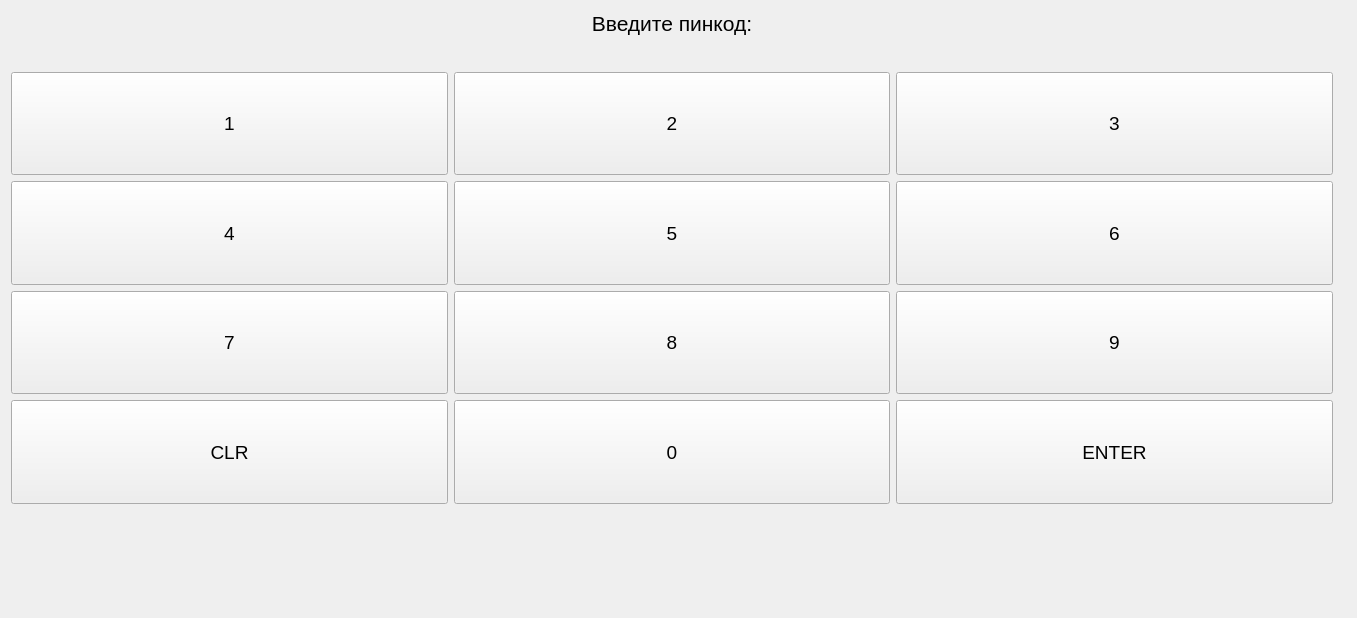
<?xml version="1.0" encoding="UTF-8"?>
<ui version="4.0">
 <class>PinCodeForm</class>
 <widget class="QWidget" name="PinCodeForm">
  <property name="geometry">
   <rect>
    <x>0</x>
    <y>0</y>
    <width>1357</width>
    <height>618</height>
   </rect>
  </property>
  <property name="windowTitle">
   <string>Form</string>
  </property>
  <layout class="QHBoxLayout" name="horizontalLayout">
   <item>
    <layout class="QGridLayout" name="gridLayout" rowstretch="0,0,0,0,0,0,0">
     <item row="1" column="0" colspan="3">
      <widget class="QLabel" name="pincode_label">
       <property name="sizePolicy">
        <sizepolicy hsizetype="Expanding" vsizetype="Maximum">
         <horstretch>0</horstretch>
         <verstretch>0</verstretch>
        </sizepolicy>
       </property>
       <property name="font">
        <font>
         <family>Arial</family>
         <pointsize>16</pointsize>
        </font>
       </property>
       <property name="text">
        <string/>
       </property>
       <property name="alignment">
        <set>Qt::AlignCenter</set>
       </property>
      </widget>
     </item>
     <item row="4" column="1">
      <widget class="QPushButton" name="pin_btn_8">
       <property name="sizePolicy">
        <sizepolicy hsizetype="Expanding" vsizetype="Expanding">
         <horstretch>0</horstretch>
         <verstretch>0</verstretch>
        </sizepolicy>
       </property>
       <property name="font">
        <font>
         <family>Arial</family>
         <pointsize>14</pointsize>
        </font>
       </property>
       <property name="text">
        <string>8</string>
       </property>
       <property name="shortcut">
        <string>8</string>
       </property>
      </widget>
     </item>
     <item row="5" column="1">
      <widget class="QPushButton" name="pin_btn_0">
       <property name="sizePolicy">
        <sizepolicy hsizetype="Expanding" vsizetype="Expanding">
         <horstretch>0</horstretch>
         <verstretch>0</verstretch>
        </sizepolicy>
       </property>
       <property name="font">
        <font>
         <family>Arial</family>
         <pointsize>14</pointsize>
        </font>
       </property>
       <property name="text">
        <string>0</string>
       </property>
       <property name="shortcut">
        <string>0</string>
       </property>
      </widget>
     </item>
     <item row="5" column="0">
      <widget class="QPushButton" name="pin_btn_clr">
       <property name="sizePolicy">
        <sizepolicy hsizetype="Expanding" vsizetype="Expanding">
         <horstretch>0</horstretch>
         <verstretch>0</verstretch>
        </sizepolicy>
       </property>
       <property name="font">
        <font>
         <family>Arial</family>
         <pointsize>14</pointsize>
        </font>
       </property>
       <property name="text">
        <string>CLR</string>
       </property>
       <property name="shortcut">
        <string>Backspace</string>
       </property>
      </widget>
     </item>
     <item row="4" column="2">
      <widget class="QPushButton" name="pin_btn_9">
       <property name="sizePolicy">
        <sizepolicy hsizetype="Expanding" vsizetype="Expanding">
         <horstretch>0</horstretch>
         <verstretch>0</verstretch>
        </sizepolicy>
       </property>
       <property name="font">
        <font>
         <family>Arial</family>
         <pointsize>14</pointsize>
        </font>
       </property>
       <property name="text">
        <string>9</string>
       </property>
       <property name="shortcut">
        <string>9</string>
       </property>
      </widget>
     </item>
     <item row="4" column="0">
      <widget class="QPushButton" name="pin_btn_7">
       <property name="sizePolicy">
        <sizepolicy hsizetype="Expanding" vsizetype="Expanding">
         <horstretch>0</horstretch>
         <verstretch>0</verstretch>
        </sizepolicy>
       </property>
       <property name="font">
        <font>
         <family>Arial</family>
         <pointsize>14</pointsize>
        </font>
       </property>
       <property name="text">
        <string>7</string>
       </property>
       <property name="shortcut">
        <string>7</string>
       </property>
      </widget>
     </item>
     <item row="5" column="2">
      <widget class="QPushButton" name="pin_btn_enter">
       <property name="sizePolicy">
        <sizepolicy hsizetype="Expanding" vsizetype="Expanding">
         <horstretch>0</horstretch>
         <verstretch>0</verstretch>
        </sizepolicy>
       </property>
       <property name="font">
        <font>
         <family>Arial</family>
         <pointsize>14</pointsize>
        </font>
       </property>
       <property name="text">
        <string>ENTER</string>
       </property>
       <property name="shortcut">
        <string>Enter</string>
       </property>
      </widget>
     </item>
     <item row="3" column="2">
      <widget class="QPushButton" name="pin_btn_6">
       <property name="sizePolicy">
        <sizepolicy hsizetype="Expanding" vsizetype="Expanding">
         <horstretch>0</horstretch>
         <verstretch>0</verstretch>
        </sizepolicy>
       </property>
       <property name="font">
        <font>
         <family>Arial</family>
         <pointsize>14</pointsize>
        </font>
       </property>
       <property name="text">
        <string>6</string>
       </property>
       <property name="shortcut">
        <string>6</string>
       </property>
      </widget>
     </item>
     <item row="3" column="0">
      <widget class="QPushButton" name="pin_btn_4">
       <property name="sizePolicy">
        <sizepolicy hsizetype="Expanding" vsizetype="Expanding">
         <horstretch>0</horstretch>
         <verstretch>0</verstretch>
        </sizepolicy>
       </property>
       <property name="font">
        <font>
         <family>Arial</family>
         <pointsize>14</pointsize>
        </font>
       </property>
       <property name="text">
        <string>4</string>
       </property>
       <property name="shortcut">
        <string>4</string>
       </property>
      </widget>
     </item>
     <item row="3" column="1">
      <widget class="QPushButton" name="pin_btn_5">
       <property name="sizePolicy">
        <sizepolicy hsizetype="Expanding" vsizetype="Expanding">
         <horstretch>0</horstretch>
         <verstretch>0</verstretch>
        </sizepolicy>
       </property>
       <property name="font">
        <font>
         <family>Arial</family>
         <pointsize>14</pointsize>
        </font>
       </property>
       <property name="text">
        <string>5</string>
       </property>
       <property name="shortcut">
        <string>5</string>
       </property>
      </widget>
     </item>
     <item row="2" column="1">
      <widget class="QPushButton" name="pin_btn_2">
       <property name="sizePolicy">
        <sizepolicy hsizetype="Expanding" vsizetype="Expanding">
         <horstretch>0</horstretch>
         <verstretch>0</verstretch>
        </sizepolicy>
       </property>
       <property name="font">
        <font>
         <family>Arial</family>
         <pointsize>14</pointsize>
        </font>
       </property>
       <property name="text">
        <string>2</string>
       </property>
       <property name="shortcut">
        <string>2</string>
       </property>
      </widget>
     </item>
     <item row="2" column="2">
      <widget class="QPushButton" name="pin_btn_3">
       <property name="sizePolicy">
        <sizepolicy hsizetype="Expanding" vsizetype="Expanding">
         <horstretch>0</horstretch>
         <verstretch>0</verstretch>
        </sizepolicy>
       </property>
       <property name="font">
        <font>
         <family>Arial</family>
         <pointsize>14</pointsize>
        </font>
       </property>
       <property name="text">
        <string>3</string>
       </property>
       <property name="shortcut">
        <string>3</string>
       </property>
      </widget>
     </item>
     <item row="2" column="0">
      <widget class="QPushButton" name="pin_btn_1">
       <property name="sizePolicy">
        <sizepolicy hsizetype="Expanding" vsizetype="Expanding">
         <horstretch>0</horstretch>
         <verstretch>0</verstretch>
        </sizepolicy>
       </property>
       <property name="sizeIncrement">
        <size>
         <width>1</width>
         <height>1</height>
        </size>
       </property>
       <property name="font">
        <font>
         <family>Arial</family>
         <pointsize>14</pointsize>
        </font>
       </property>
       <property name="text">
        <string>1</string>
       </property>
       <property name="shortcut">
        <string>1</string>
       </property>
      </widget>
     </item>
     <item row="0" column="0" colspan="3">
      <widget class="QLabel" name="label_2">
       <property name="sizePolicy">
        <sizepolicy hsizetype="Expanding" vsizetype="Maximum">
         <horstretch>0</horstretch>
         <verstretch>0</verstretch>
        </sizepolicy>
       </property>
       <property name="font">
        <font>
         <family>Arial</family>
         <pointsize>16</pointsize>
        </font>
       </property>
       <property name="text">
        <string>Введите пинкод:</string>
       </property>
       <property name="alignment">
        <set>Qt::AlignCenter</set>
       </property>
      </widget>
     </item>
     <item row="6" column="0" colspan="3">
      <spacer name="verticalSpacer">
       <property name="orientation">
        <enum>Qt::Vertical</enum>
       </property>
       <property name="sizeHint" stdset="0">
        <size>
         <width>20</width>
         <height>40</height>
        </size>
       </property>
      </spacer>
     </item>
    </layout>
   </item>
   <item>
    <widget class="QLabel" name="cat_image">
     <property name="enabled">
      <bool>true</bool>
     </property>
     <property name="sizePolicy">
      <sizepolicy hsizetype="Maximum" vsizetype="Maximum">
       <horstretch>0</horstretch>
       <verstretch>0</verstretch>
      </sizepolicy>
     </property>
     <property name="text">
      <string/>
     </property>
     <property name="pixmap">
      <pixmap resource="assets.qrc">:/img/assets/img/cat.jpg</pixmap>
     </property>
     <property name="scaledContents">
      <bool>true</bool>
     </property>
    </widget>
   </item>
  </layout>
 </widget>
 <resources>
  <include location="assets.qrc"/>
 </resources>
 <connections/>
</ui>
